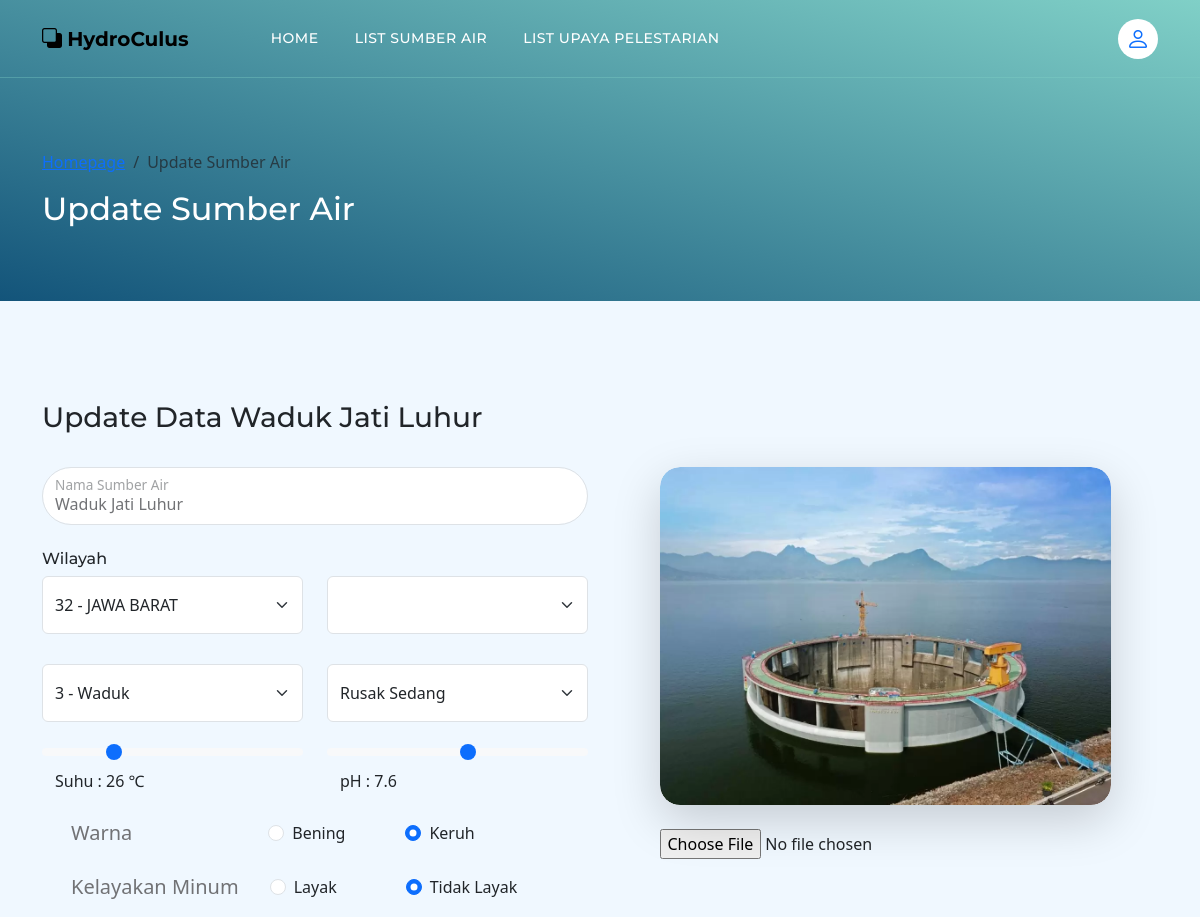
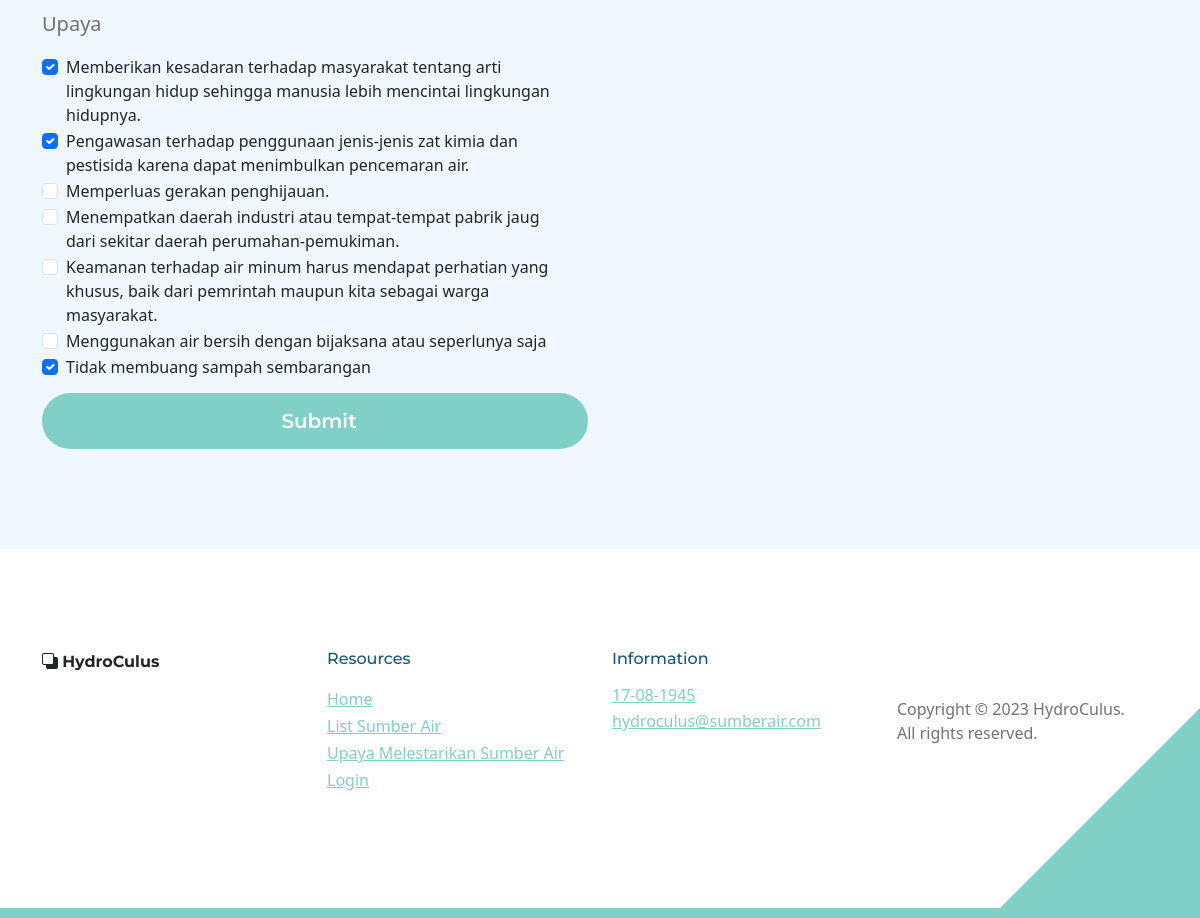
/updateWater.php?id_sumber_air=1 (signed in), run on the app's committed database (2 pictures, top to bottom).
### tables this page shows
CREATE TABLE `sumber_air` (
  `id_sumber_air` int(11) NOT NULL AUTO_INCREMENT,
  `nama_sumber_air` varchar(100) NOT NULL,
  `kondisi_sumber_air` varchar(100) DEFAULT NULL,
  `suhu` decimal(10,0) NOT NULL,
  `warna` varchar(10) NOT NULL,
  `pH` decimal(10,1) NOT NULL,
  `layak_minum` varchar(10) NOT NULL,
  `id_jenis_sumber_air` int(11) NOT NULL,
  `id_kabupaten` int(4) NOT NULL,
  `foto_sumber_air` varchar(100) NOT NULL,
  PRIMARY KEY (`id_sumber_air`),
  KEY `id_jenis_sumber_air` (`id_jenis_sumber_air`),
  KEY `kabupaten` (`id_kabupaten`),
  CONSTRAINT `jenis_sumber_air` FOREIGN KEY (`id_jenis_sumber_air`) REFERENCES `jenis_sumber_air` (`id_jenis_sumber_air`),
  CONSTRAINT `kabupaten` FOREIGN KEY (`id_kabupaten`) REFERENCES `regencies` (`id`)
);

CREATE TABLE `regencies` (
  `id` int(4) NOT NULL,
  `province_id` char(2) NOT NULL,
  `name` varchar(255) NOT NULL,
  PRIMARY KEY (`id`),
  KEY `regencies_province_id_index` (`province_id`),
  CONSTRAINT `regencies_ibfk_1` FOREIGN KEY (`province_id`) REFERENCES `provinces` (`id`)
);

CREATE TABLE `provinces` (
  `id` char(2) NOT NULL,
  `provinces_name` varchar(255) NOT NULL,
  PRIMARY KEY (`id`)
);

CREATE TABLE `upaya_peningkatan_ketersediaan_air` (
  `id_upaya_ketersediaan_air` int(11) NOT NULL AUTO_INCREMENT,
  `nama_upaya` text NOT NULL,
  PRIMARY KEY (`id_upaya_ketersediaan_air`)
);

### updateWater.php (the view, shortened to what the rows shown need)
<?php
    include('function.php');
    $r_provincies = readTable('provinces');
    $r_upaya = readTable('upaya_peningkatan_ketersediaan_air');
    if(isset($_GET['id_sumber_air'])) {
        $id = ($_GET["id_sumber_air"]);
        $result = readOneSumberAir($id);
        $current = mysqli_fetch_assoc($result);
        $c_upaya = readCheckedUpaya($id);
        $checkedUpaya = [];
        foreach($c_upaya as $u) {
            $checkedUpaya[] = $u['id_upaya_peningkatan_ketersediaan_air'];
        }
    } else {
  echo "<script>alert('Masukkan data id.');window.location='admin.php';</script>";
}
?>
<!doctype html>
<html lang="en">
    <head>
        <link href="css/bootstrap.min.css" rel="stylesheet">
        <link href="css/bootstrap-icons.css" rel="stylesheet">
        <link href="css/templatemo-topic-listing.css" rel="stylesheet">
	    <link href="https://cdn.jsdelivr.net/npm/bootstrap@5.3.0-alpha3/dist/css/bootstrap.min.css" rel="stylesheet">
    </head>
    <body class="topics-listing-page" id="top">
        <main>
            <header class="site-header d-flex flex-column justify-content-center align-items-center">
                <div class="container">
                    <div class="row align-items-center">
                        <div class="col-lg-5 col-12">
                            <h2 class="text-white">Update Sumber Air</h2>
                        </div>
                    </div>
                </div>
            </header>
            <section class="section-padding section-bg">
                <div class="container">
                    <div class="row">
                        <div class="col-lg-12 col-12">
                            <h3 class="mb-4 pb-2">Update Data <?=$current['nama_sumber_air']?></h3>
                        </div>
                        <div class="col-lg-6 col-12">
                            <form action="#" method="post" class="custom-form contact-form" role="form" id="form-update" enctype="multipart/form-data">
                                <div class="row">
                                    <div class="col-lg-12 col-12">
                                        <div class="form-floating">
                                            <input type="text" name="nama_sumber_air" id="name" class="form-control" value="<?=$current['nama_sumber_air']?>" placeholder="<?=$current['nama_sumber_air']?>" required="">
                                            <label for="floatingInput">Nama Sumber Air</label>
                                        </div>
                                    </div>
                                    <div class="col-lg-6 col-md-6 col-12">
                                        <div class="form-floating">
                                            <select name="provinsi" id="provinsi" class="form-select" style="padding-top: 0px;padding-bottom: 0px;margin-bottom: 30px;" aria-label="Default select example">
                                            <?php
                                                    foreach($r_provincies as $provinsi) {
                                                ?>
                                                    <option <?php if($provinsi['id'] == $current['province_id']) echo "selected"; ?> value="<?=$provinsi['id']?>"> <?=$provinsi['id']?> - <?=$provinsi['provinces_name']?></option>
                                            <?php
                                                    }
                                                ?>
                                            </select>
                                        </div>
                                    </div>
                                    <div class="col-lg-6 col-md-6 col-12">
                                        <div class="form-floating">
                                            <select name="kondisi" class="form-select" style="padding-top: 0px;padding-bottom: 0px;margin-bottom: 30px;" aria-label="Default select example" required>
                                                <option value="Rusak Sedang" <?php if($current['kondisi_sumber_air'] == 'Rusak Sedang') echo "selected";?>>Rusak Sedang</option>
                                            </select>
                                        </div>
                                    </div>
                                    <div class="col-lg-6 col-md-6 col-12">
                                        <div class="form-floating" >
                                            <input name="suhu" type="range" class="form-range" min="0" max="1000" value="<?=$current['suhu'] * 10.0?>" id="suhu" style="padding-bottom: 40px;" oninput="this.nextElementSibling.value = this.value">
                                            <label for="customRange2" class="form-label">Suhu : <span id="outputSuhu"></span> &#8451;
                                            </label>
                                        </div>
                                    </div>
                                    <div class="col-lg-6 col-md-6 col-12">
                                        <div class="form-floating">
                                            <input name="pH" type="range" class="form-range" min="0" max="140" value="<?=$current['pH'] * 10.0?>" id="pH" style="padding-bottom: 40px;" oninput="this.nextElementSibling.value = this.value">
                                            <label for="customRange2" class="form-label">pH : <span id="outputpH"></span></label>
                                        </div>
                                    </div>
                                    <div class="col-lg-12 col-12">
                                        <div class="form-check">
                                            <div style="display: inline-block; margin-top: 20px;">
                                                <div style="float:left; margin: 3px 5px 0px 5px">
                                                    <input class="form-check-input" type="radio" name="warna" id="warna1" value="Bening" <?php if($current['warna'] == "Bening") echo "checked";?>>
                                                    <label class="form-check-label" for="warna1">
                                                        Bening
                                                    </label>
                                                </div>
                                                <div style="float:left; margin: 3px 5px 0px 5px">
                                                    <div class="form-check" style="margin-left: 50px">
                                                        <input class="form-check-input" type="radio" name="warna" id="warna2" value="Keruh" <?php if($current['warna'] == "Keruh") echo "checked";?>>
                                                        <label class="form-check-label" for="warna2">
                                                            Keruh
                                                        </label>
                                                    </div>
                                                </div>
                                            </div>
                                        </div>
                                    </div>
                                    <div class="col-lg-12 col-12" >
                                        <div class="form-check">
                                            <div style="display: inline-block;">
                                                <div style="float:left; margin: 3px 5px 0px 5px">
                                                    <input class="form-check-input" type="radio" name="layak_minum" id="layak_minum1" value="Layak" <?php if($current['layak_minum'] == "Layak") echo "checked";?>>
                                                    <label class="form-check-label" for="layak_minum1">
                                                        Layak
                                                    </label>
                                                </div>
                                                <div style="float:left; margin: 3px 5px 0px 5px">
                                                    <div class="form-check" style="margin-left: 59px">
                                                        <input class="form-check-input" type="radio" name="layak_minum" id="layak_minum2" value="Tidak" <?php if($current['layak_minum'] == "Tidak") echo "checked";?>>
                                                        <label class="form-check-label" for="layak_minum2">
                                                            Tidak Layak
                                                        </label>
                                                    </div>
                                                </div>
                                            </div>
                                        </div>
                                    </div>
                                    <div class="col-lg-12 col-12">
                                        <?php
                                            foreach($r_upaya as $upaya) {
                                        ?>
                                        <div class="form-check form-check-inline">
                                        <input
                                        class="form-check-input"
                                        type="checkbox" id="inlineCheckbox1"
                                        value="<?=$upaya['id_upaya_ketersediaan_air']?>"
                                        name="listUpaya[]"
                                            <?php
                                                if(in_array($upaya['id_upaya_ketersediaan_air'], $checkedUpaya))
                                                echo "checked";
                                            ?>
                                        >
                                        <label class="form-check-label" for="inlineCheckbox1"><?=$upaya['nama_upaya']?></label>
                                        </div>
                                        <?php
                                            }
                                        ?>
                                    </div>
                                </div>
                            </div>
                                <div class="col-lg-5 col-12 mx-auto mt-5 mt-lg-0">
                                    <div class="topics-detail-block bg-white shadow-lg" id="imgBox">
                                        <img id="myImg" src="images/foto_sumber_air/<?=$current['foto_sumber_air']?>" class="topics-detail-block-image img-fluid">
                                    </div>
                                    <br>
                                </div>
                        </div>
                </div>
            </section>
        </main>
    </body>
</html>

### data on the page
sumber_air: nama_sumber_air "Waduk Jati Luhur", kondisi "Rusak Sedang", suhu "260", pH "76", warna "☐ Bening", warna "☑ Keruh", layak_minum "☐ Layak", layak_minum "☑ Tidak Layak", foto_sumber_air (picture)
regencies: provinsi "32 - JAWA BARAT"
upaya_peningkatan_ketersediaan_air: id_upaya_ketersediaan_air "☑", nama_upaya "Memberikan kesadaran terhadap masyarakat tentang arti lingkungan hidup sehingga manusia lebih mencintai lingkungan hidupnya."
upaya_peningkatan_ketersediaan_air: id_upaya_ketersediaan_air "☑", nama_upaya "Pengawasan terhadap penggunaan jenis-jenis zat kimia dan pestisida karena dapat menimbulkan pencemaran air."
upaya_peningkatan_ketersediaan_air: nama_upaya "Memperluas gerakan penghijauan."
upaya_peningkatan_ketersediaan_air: nama_upaya "Menempatkan daerah industri atau tempat-tempat pabrik jaug dari sekitar daerah perumahan-pemukiman."
upaya_peningkatan_ketersediaan_air: nama_upaya "Keamanan terhadap air minum harus mendapat perhatian yang khusus, baik dari pemrintah maupun kita sebagai warga masyarakat."
upaya_peningkatan_ketersediaan_air: nama_upaya "Menggunakan air bersih dengan bijaksana atau seperlunya saja"
upaya_peningkatan_ketersediaan_air: id_upaya_ketersediaan_air "☑", nama_upaya "Tidak membuang sampah sembarangan"

### other printed values
form field jenis_sumber_air "3 - Waduk"
